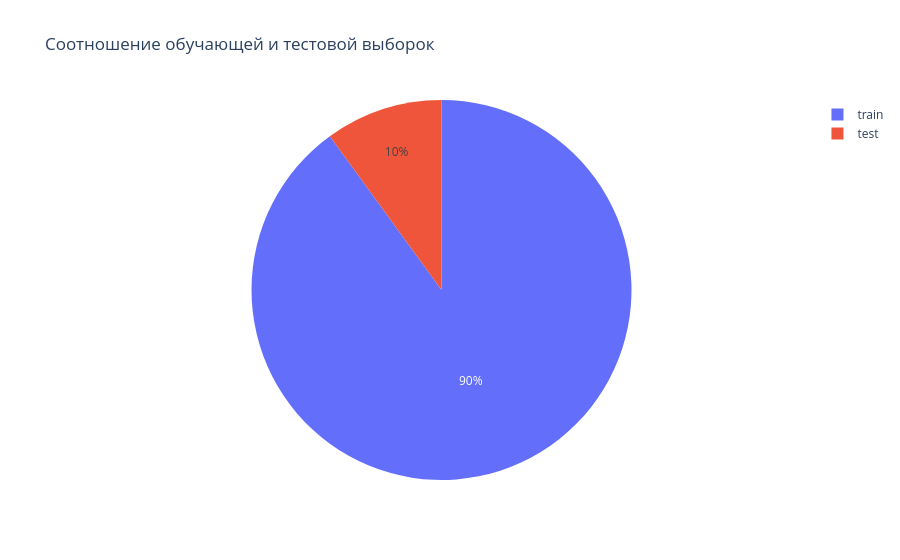

Write notebook code for a chart like this one.
### Code cell
for_pie = pd.DataFrame({'names':['train', 'test'], 'values':[data_train['Count'].sum(), data_test['Count'].sum()]})
fig = px.pie(for_pie, values='values', names='names', title='Соотношение обучающей и тестовой выборок')
fig.show()

### Figure 1 — Plotly figure (JSON) as saved in the notebook; plotly's stock layout.template omitted (floating-point values rounded to 4 significant figures)
{"data": [{"domain": {"x": [0, 1], "y": [0, 1]}, "hovertemplate": "label=%{label}<br>value=%{value}<extra></extra>", "labels": ["train", "test"], "legendgroup": "", "name": "", "showlegend": true, "type": "pie", "values": [9900, 1100]}], "layout": {"legend": {"tracegroupgap": 0}, "title": {"text": "Соотношение обучающей и тестовой выборок"}}}
